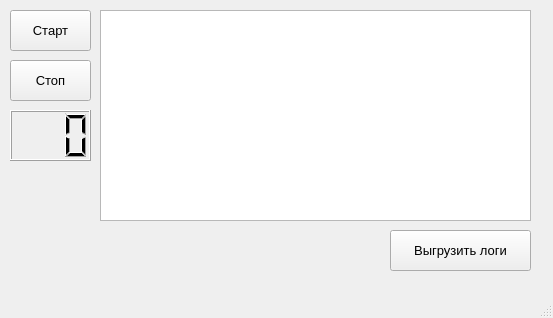
<?xml version="1.0" encoding="UTF-8"?>
<ui version="4.0">
 <class>Server</class>
 <widget class="QMainWindow" name="Server">
  <property name="geometry">
   <rect>
    <x>0</x>
    <y>0</y>
    <width>553</width>
    <height>318</height>
   </rect>
  </property>
  <property name="windowTitle">
   <string>Server</string>
  </property>
  <widget class="QWidget" name="centralwidget">
   <widget class="QPushButton" name="startButton">
    <property name="geometry">
     <rect>
      <x>10</x>
      <y>10</y>
      <width>81</width>
      <height>41</height>
     </rect>
    </property>
    <property name="font">
     <font>
      <pointsize>10</pointsize>
     </font>
    </property>
    <property name="text">
     <string>Старт</string>
    </property>
   </widget>
   <widget class="QPushButton" name="stopButton">
    <property name="geometry">
     <rect>
      <x>10</x>
      <y>60</y>
      <width>81</width>
      <height>41</height>
     </rect>
    </property>
    <property name="font">
     <font>
      <pointsize>10</pointsize>
     </font>
    </property>
    <property name="text">
     <string>Стоп</string>
    </property>
   </widget>
   <widget class="QTextEdit" name="textEdit">
    <property name="geometry">
     <rect>
      <x>100</x>
      <y>10</y>
      <width>431</width>
      <height>211</height>
     </rect>
    </property>
   </widget>
   <widget class="QPushButton" name="logsButton">
    <property name="geometry">
     <rect>
      <x>390</x>
      <y>230</y>
      <width>141</width>
      <height>41</height>
     </rect>
    </property>
    <property name="font">
     <font>
      <pointsize>10</pointsize>
     </font>
    </property>
    <property name="text">
     <string>Выгрузить логи</string>
    </property>
   </widget>
   <widget class="QLCDNumber" name="lcdNumber">
    <property name="geometry">
     <rect>
      <x>10</x>
      <y>110</y>
      <width>81</width>
      <height>51</height>
     </rect>
    </property>
    <property name="digitCount">
     <number>3</number>
    </property>
   </widget>
  </widget>
  <widget class="QMenuBar" name="menubar">
   <property name="geometry">
    <rect>
     <x>0</x>
     <y>0</y>
     <width>553</width>
     <height>25</height>
    </rect>
   </property>
  </widget>
  <widget class="QStatusBar" name="statusbar"/>
 </widget>
 <resources/>
 <connections/>
</ui>
